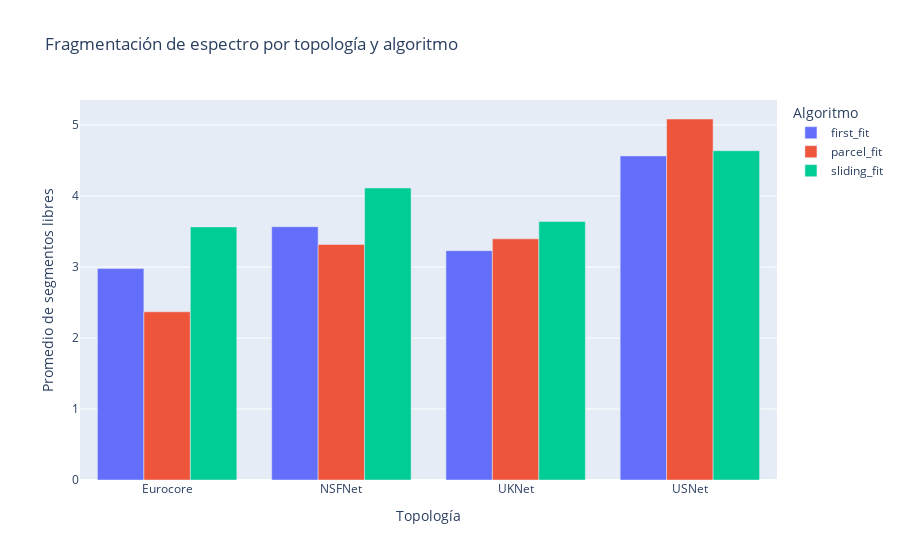

The notebook cell this image was saved under:
### Code cell
# Fragmentación
plot_data_frag = []
for topo_name, topo_results in all_results.items():
    for alg_name, metrics in topo_results.items():
        plot_data_frag.append({
            'Topología': topo_name,
            'Algoritmo': alg_name,
            'Fragmentación': metrics['fragmentation']
        })

df_frag = pd.DataFrame(plot_data_frag)
fig_frag = px.bar(
    df_frag,
    x='Topología',
    y='Fragmentación',
    color='Algoritmo',
    barmode='group',
    title='Fragmentación de espectro por topología y algoritmo',
    labels={'Fragmentación': 'Promedio de segmentos libres'}
)
fig_frag.show()

### Figure 1 — Plotly figure (JSON) as saved in the notebook; plotly's stock layout.template omitted (floating-point values rounded to 4 significant figures)
{"data": [{"alignmentgroup": "True", "hovertemplate": "Algoritmo=first_fit<br>Topología=%{x}<br>Promedio de segmentos libres=%{y}<extra></extra>", "legendgroup": "first_fit", "marker": {"color": "#636efa", "pattern": {"shape": ""}}, "name": "first_fit", "offsetgroup": "first_fit", "orientation": "v", "showlegend": true, "textposition": "auto", "type": "bar", "x": ["Eurocore", "NSFNet", "UKNet", "USNet"], "xaxis": "x", "y": [2.978, 3.568, 3.231, 4.566], "yaxis": "y"}, {"alignmentgroup": "True", "hovertemplate": "Algoritmo=parcel_fit<br>Topología=%{x}<br>Promedio de segmentos libres=%{y}<extra></extra>", "legendgroup": "parcel_fit", "marker": {"color": "#EF553B", "pattern": {"shape": ""}}, "name": "parcel_fit", "offsetgroup": "parcel_fit", "orientation": "v", "showlegend": true, "textposition": "auto", "type": "bar", "x": ["Eurocore", "NSFNet", "UKNet", "USNet"], "xaxis": "x", "y": [2.37, 3.318, 3.397, 5.086], "yaxis": "y"}, {"alignmentgroup": "True", "hovertemplate": "Algoritmo=sliding_fit<br>Topología=%{x}<br>Promedio de segmentos libres=%{y}<extra></extra>", "legendgroup": "sliding_fit", "marker": {"color": "#00cc96", "pattern": {"shape": ""}}, "name": "sliding_fit", "offsetgroup": "sliding_fit", "orientation": "v", "showlegend": true, "textposition": "auto", "type": "bar", "x": ["Eurocore", "NSFNet", "UKNet", "USNet"], "xaxis": "x", "y": [3.565, 4.114, 3.641, 4.638], "yaxis": "y"}], "layout": {"barmode": "group", "legend": {"title": {"text": "Algoritmo"}, "tracegroupgap": 0}, "title": {"text": "Fragmentación de espectro por topología y algoritmo"}, "xaxis": {"anchor": "y", "domain": [0, 1], "title": {"text": "Topología"}}, "yaxis": {"anchor": "x", "domain": [0, 1], "title": {"text": "Promedio de segmentos libres"}}}}
